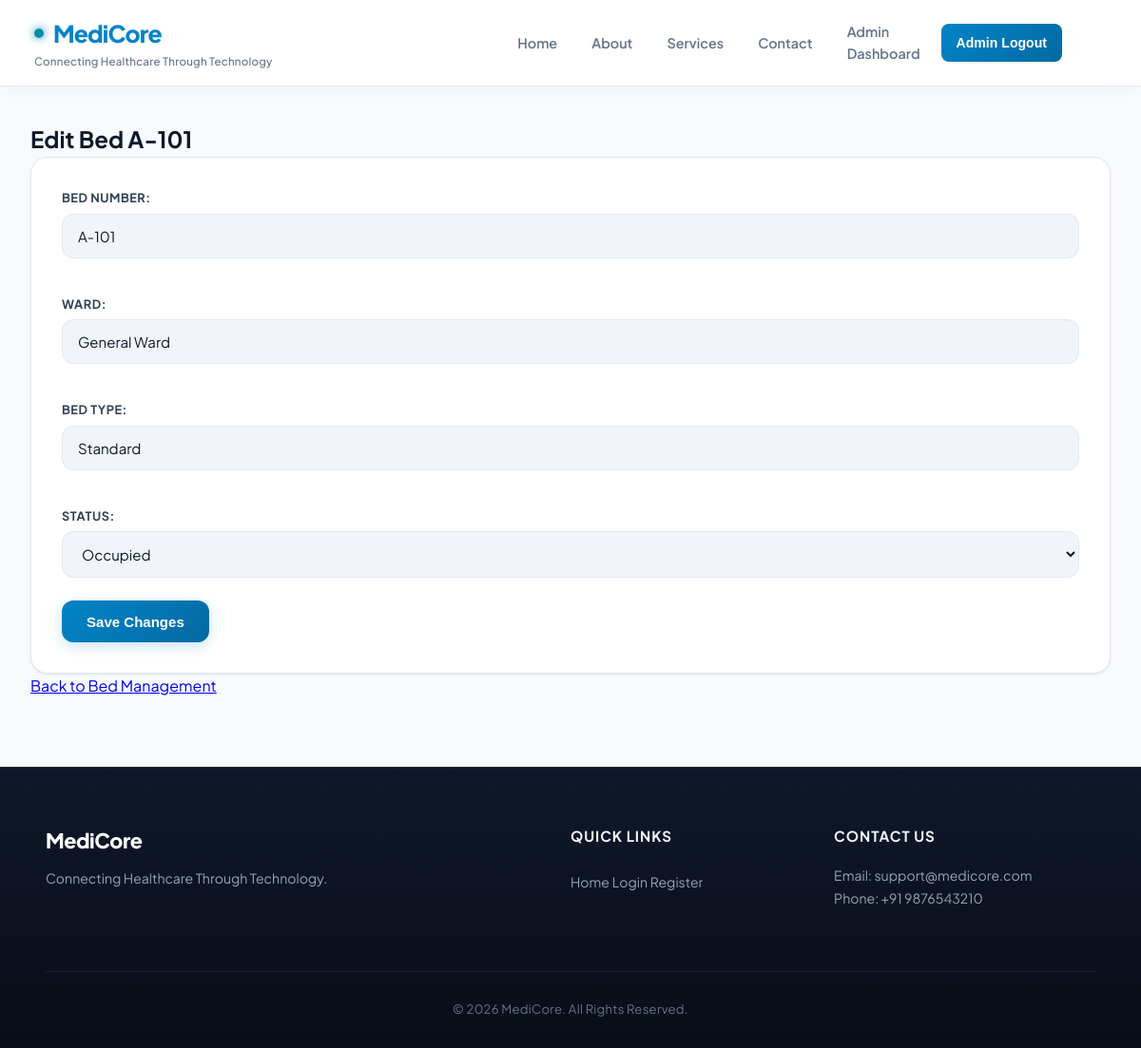
Page /beds/edit/1/ (signed in) on the committed database.
### PulsePoint/models.py (models this page shows, shortened)
class Bed(models.Model):
    STATUS_CHOICES = [
        ("Available", "Available"),
        ("Occupied", "Occupied"),
        ("Maintenance", "Maintenance"),
    ]
    bed_number = models.CharField(max_length=20, unique=True)
    ward = models.CharField(max_length=100)
    bed_type = models.CharField(max_length=50)
    status = models.CharField(
        max_length=20,
        choices=STATUS_CHOICES,
        default="Available"
    )

### PulsePoint/views.py (the view)
# urls.py: path('beds/edit/<int:id>/', views.edit_bed, name='edit_bed'),
@staff_member_required(login_url="admin_login")
def edit_bed(request, id):
    bed = get_object_or_404(Bed, id=id)
    if request.method == "POST":
        form = BedForm(request.POST, instance=bed)
        if form.is_valid():
            form.save()
            return redirect("beds")
    else:
        form = BedForm(instance=bed)
    return render(request, "edit_bed.html", {"form": form, "bed": bed})

### PulsePoint/forms.py
class BedForm(forms.ModelForm):
    class Meta:
        model = Bed
        fields = ["bed_number", "ward", "bed_type", "status"]

### PulsePoint/templates/edit_bed.html (shortened to what this page needs)
{% extends 'base.html' %}
{% block content %}
<section class="bed-management">
    <h1>Edit Bed {{ bed.bed_number }}</h1>
    <form method="POST">
        {{ form.as_p }}
        <button type="submit">Save Changes</button>
    </form>
    <p><a href="{% url 'beds' %}">Back to Bed Management</a></p>
</section>
{% endblock %}

### PulsePoint/static/css/base.css (style rules this page uses)
:root { --primary: #0284c7; --primary-hover: #0369a1; --primary-dark: #075985; --primary-light: #e0f2fe; --primary-50: #f0f9ff; --primary-glow: rgba(2, 132, 199, 0.22); --secondary: #0d9488; --secondary-hover: #0f766e; --secondary-light: #ccfbf1; --secondary-50: #f0fdfa; --accent: #6366f1; --accent-light: #e0e7ff; --success: #10b981; --success-dark: #047857; --success-light: #d1fae5; --success-50: #ecfdf5; --warning: #f59e0b; --warning-dark: #b45309; --warning-light: #fef3c7; --warning-50: #fffbeb; --danger: #ef4444; --danger-dark: #b91c1c; --danger-light: #fee2e2; --danger-50: #fef2f2; --bg-page: #f8fafc; --bg-card: #ffffff; --bg-subtle: #f1f5f9; --bg-elevated: #ffffff; --text-main: #0f172a; --text-secondary: #334155; --text-muted: #64748b; --text-subtle: #94a3b8; --text-inverse: #ffffff; --border-light: #e2e8f0; --border-subtle: #edf2f7; --border-medium: #cbd5e1; --border-focus: #0284c7; --shadow-xs: 0 1px 2px 0 rgba(15, 23, 42, 0.05); --shadow-sm: 0 1px 3px 0 rgba(15, 23, 42, 0.08), 0 1px 2px -1px rgba(15, 23, 42, 0.06); --shadow-md: 0 4px 6px -1px rgba(15, 23, 42, 0.08), 0 2px 4px -2px rgba(15, 23, 42, 0.05); --shadow-lg: 0 12px 24px -4px rgba(15, 23, 42, 0.08), 0 4px 8px -2px rgba(15, 23, 42, 0.04); --shadow-xl: 0 20px 32px -6px rgba(15, 23, 42, 0.1), 0 8px 16px -4px rgba(15, 23, 42, 0.06); --shadow-glow: 0 0 20px -3px var(--primary-glow); --radius-xs: 4px; --radius-sm: 8px; --radius-md: 12px; --radius-lg: 18px; --radius-xl: 24px; --radius-full: 9999px; --transition-fast: 0.15s cubic-bezier(0.4, 0, 0.2, 1); --transition-normal: 0.25s cubic-bezier(0.16, 1, 0.3, 1); }
*, *::before, *::after { margin: 0; padding: 0; box-sizing: border-box; }
html { font-size: 16px; scroll-behavior: smooth; overflow-x: hidden; }
body { font-family: 'Plus Jakarta Sans', system-ui, -apple-system, BlinkMacSystemFont, 'Segoe UI', Roboto, sans-serif; background-color: var(--bg-page); color: var(--text-main); min-height: 100vh; display: flex; flex-direction: column; line-height: 1.6; -webkit-font-smoothing: antialiased; -moz-osx-font-smoothing: grayscale; overflow-x: hidden; position: relative; width: 100%; }
form { background: var(--bg-card); padding: 32px; border-radius: var(--radius-lg); border: 1px solid var(--border-light); box-shadow: var(--shadow-sm); width: 100%; box-sizing: border-box; }
label { display: block; font-size: 0.8rem; font-weight: 700; color: var(--text-secondary); margin-bottom: 8px; text-transform: uppercase; letter-spacing: 0.04em; }
input[type="text"], input[type="email"], input[type="password"], input[type="tel"], input[type="date"], input[type="number"], input[type="file"], select, textarea { width: 100%; padding: 13px 16px; font-size: 0.94rem; font-family: inherit; color: var(--text-main); background-color: var(--bg-subtle); border: 1.5px solid var(--border-light); border-radius: var(--radius-md); margin-bottom: 20px; outline: none; transition: var(--transition-normal); box-sizing: border-box; min-height: 46px; }
input::placeholder, textarea::placeholder { color: var(--text-subtle); font-size: 0.88rem; }
form p { margin-bottom: 18px; display: flex; flex-direction: column; }
form p label { margin-bottom: 6px; }
form p input, form p select, form p textarea { margin-bottom: 6px; }
button[type="submit"], .btn-primary { background: linear-gradient(135deg, var(--primary) 0%, #0369a1 100%); color: #ffffff; font-weight: 700; font-size: 0.94rem; padding: 13px 26px; border: none; border-radius: var(--radius-md); cursor: pointer; transition: var(--transition-normal); display: inline-flex; align-items: center; justify-content: center; gap: 8px; text-decoration: none; box-shadow: 0 4px 14px var(--primary-glow); min-height: 44px; }

### rows in the picture
Bed: bed_number "A-101", ward "General Ward", bed_type "Standard", status "Occupied"
